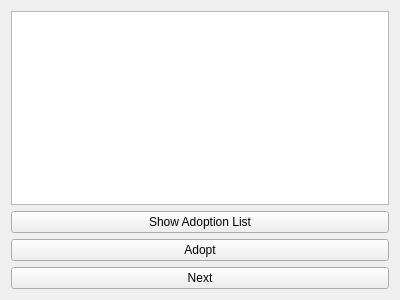
<?xml version="1.0" encoding="UTF-8"?>
<ui version="4.0">
 <class>GUI</class>
 <widget class="QWidget" name="GUI">
  <property name="geometry">
   <rect>
    <x>0</x>
    <y>0</y>
    <width>400</width>
    <height>300</height>
   </rect>
  </property>
  <property name="windowTitle">
   <string>GUI</string>
  </property>
  <layout class="QVBoxLayout" name="verticalLayout">
   <item>
    <widget class="QListWidget" name="dogsList"/>
   </item>
   <item>
    <widget class="QPushButton" name="showAdoptionListButton">
     <property name="text">
      <string>Show Adoption List</string>
     </property>
    </widget>
   </item>
   <item>
    <widget class="QPushButton" name="adoptButton">
     <property name="text">
      <string>Adopt</string>
     </property>
    </widget>
   </item>
   <item>
    <widget class="QPushButton" name="nextDogButton">
     <property name="text">
      <string>Next</string>
     </property>
    </widget>
   </item>
  </layout>
 </widget>
 <resources/>
 <connections/>
</ui>
